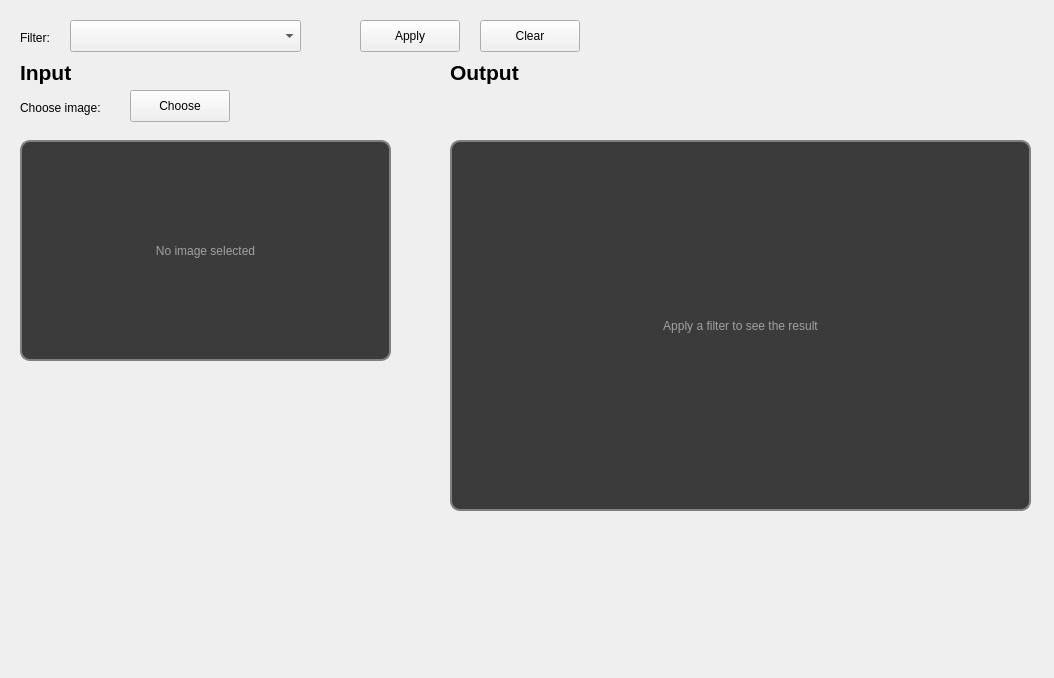
<?xml version="1.0" encoding="UTF-8"?>
<ui version="4.0">
 <class>MainWindow</class>
 <widget class="QMainWindow" name="MainWindow">
  <property name="geometry">
   <rect>
    <x>0</x>
    <y>0</y>
    <width>1054</width>
    <height>678</height>
   </rect>
  </property>
  <property name="windowTitle">
   <string>Image Processing Project</string>
  </property>
  <widget class="QWidget" name="centralWidget">
   <widget class="QPushButton" name="applyPushButton">
    <property name="geometry">
     <rect>
      <x>360</x>
      <y>20</y>
      <width>100</width>
      <height>32</height>
     </rect>
    </property>
    <property name="text">
     <string>Apply</string>
    </property>
   </widget>
   <widget class="QLabel" name="filterLabel">
    <property name="geometry">
     <rect>
      <x>20</x>
      <y>30</y>
      <width>58</width>
      <height>16</height>
     </rect>
    </property>
    <property name="text">
     <string>Filter:</string>
    </property>
   </widget>
   <widget class="QComboBox" name="filterComboBox">
    <property name="enabled">
     <bool>true</bool>
    </property>
    <property name="geometry">
     <rect>
      <x>70</x>
      <y>20</y>
      <width>231</width>
      <height>32</height>
     </rect>
    </property>
    <property name="editable">
     <bool>false</bool>
    </property>
    <property name="currentText">
     <string/>
    </property>
    <property name="currentIndex">
     <number>-1</number>
    </property>
    <property name="placeholderText">
     <string>Select a filter</string>
    </property>
    <item>
     <property name="text">
      <string>Direct Mapping 0-order</string>
     </property>
    </item>
    <item>
     <property name="text">
      <string>Direct Mapping 1-Order</string>
     </property>
    </item>
    <item>
     <property name="text">
      <string>Reverse Mapping 0-Order</string>
     </property>
    </item>
    <item>
     <property name="text">
      <string>Convert to gray</string>
     </property>
    </item>
    <item>
     <property name="text">
      <string>Draw the histogram</string>
     </property>
    </item>
    <item>
     <property name="text">
      <string>Contrast Adjustment</string>
     </property>
    </item>
    <item>
     <property name="text">
      <string>Brightness Adjustment</string>
     </property>
    </item>
    <item>
     <property name="text">
      <string>Power Law</string>
     </property>
    </item>
    <item>
     <property name="text">
      <string>Histogram Equalization</string>
     </property>
    </item>
    <item>
     <property name="text">
      <string>Histogram Matching</string>
     </property>
    </item>
    <item>
     <property name="text">
      <string>Add two images</string>
     </property>
    </item>
    <item>
     <property name="text">
      <string>Subtract two images</string>
     </property>
    </item>
    <item>
     <property name="text">
      <string>Image negatives</string>
     </property>
    </item>
    <item>
     <property name="text">
      <string>Quantization</string>
     </property>
    </item>
    <item>
     <property name="text">
      <string>Average Filter</string>
     </property>
    </item>
    <item>
     <property name="text">
      <string>Weighted (Gaussian) Filter</string>
     </property>
    </item>
    <item>
     <property name="text">
      <string>Sharpening Filter</string>
     </property>
    </item>
    <item>
     <property name="text">
      <string>Edge Detection Filter</string>
     </property>
    </item>
    <item>
     <property name="text">
      <string>Unsharpened Filter</string>
     </property>
    </item>
    <item>
     <property name="text">
      <string>Ideal low pass filter</string>
     </property>
    </item>
    <item>
     <property name="text">
      <string>Ideal high pass filter</string>
     </property>
    </item>
    <item>
     <property name="text">
      <string>Butterworth low pass filter</string>
     </property>
    </item>
    <item>
     <property name="text">
      <string>Butterworth high pass filter</string>
     </property>
    </item>
    <item>
     <property name="text">
      <string>Gaussian low pass filter</string>
     </property>
    </item>
    <item>
     <property name="text">
      <string>Gaussian high pass filter</string>
     </property>
    </item>
   </widget>
   <widget class="QPushButton" name="clearPushButton">
    <property name="geometry">
     <rect>
      <x>480</x>
      <y>20</y>
      <width>100</width>
      <height>32</height>
     </rect>
    </property>
    <property name="text">
     <string>Clear</string>
    </property>
   </widget>
   <widget class="QStackedWidget" name="inputStackedWidget">
    <property name="geometry">
     <rect>
      <x>10</x>
      <y>90</y>
      <width>391</width>
      <height>581</height>
     </rect>
    </property>
    <property name="autoFillBackground">
     <bool>false</bool>
    </property>
    <property name="styleSheet">
     <string notr="true">color=rgb(107, 255, 229)</string>
    </property>
    <property name="currentIndex">
     <number>0</number>
    </property>
    <widget class="QWidget" name="oneImagePage">
     <widget class="QLabel" name="imageLabel">
      <property name="geometry">
       <rect>
        <x>10</x>
        <y>50</y>
        <width>371</width>
        <height>221</height>
       </rect>
      </property>
      <property name="styleSheet">
       <string notr="true">border: 2px solid gray;
border-radius: 10px;
background-color: rgb(59, 59, 59);
color: rgb(161, 161, 161)</string>
      </property>
      <property name="frameShape">
       <enum>QFrame::NoFrame</enum>
      </property>
      <property name="frameShadow">
       <enum>QFrame::Plain</enum>
      </property>
      <property name="text">
       <string>No image selected</string>
      </property>
      <property name="scaledContents">
       <bool>true</bool>
      </property>
      <property name="alignment">
       <set>Qt::AlignCenter</set>
      </property>
     </widget>
     <widget class="QPushButton" name="chooseButton">
      <property name="geometry">
       <rect>
        <x>120</x>
        <y>0</y>
        <width>100</width>
        <height>32</height>
       </rect>
      </property>
      <property name="text">
       <string>Choose</string>
      </property>
     </widget>
     <widget class="QLabel" name="chooseLabel">
      <property name="geometry">
       <rect>
        <x>10</x>
        <y>10</y>
        <width>91</width>
        <height>16</height>
       </rect>
      </property>
      <property name="text">
       <string>Choose image:</string>
      </property>
     </widget>
    </widget>
    <widget class="QWidget" name="twoImagesPage">
     <widget class="QPushButton" name="chooseFirstButton">
      <property name="geometry">
       <rect>
        <x>170</x>
        <y>0</y>
        <width>100</width>
        <height>32</height>
       </rect>
      </property>
      <property name="text">
       <string>Choose</string>
      </property>
     </widget>
     <widget class="QLabel" name="chooseFirstLabel">
      <property name="geometry">
       <rect>
        <x>10</x>
        <y>10</y>
        <width>121</width>
        <height>16</height>
       </rect>
      </property>
      <property name="text">
       <string>Choose first image:</string>
      </property>
     </widget>
     <widget class="QLabel" name="firstImageLabel">
      <property name="geometry">
       <rect>
        <x>10</x>
        <y>50</y>
        <width>371</width>
        <height>221</height>
       </rect>
      </property>
      <property name="styleSheet">
       <string notr="true">border: 2px solid gray;
border-radius: 10px;
background-color: rgb(59, 59, 59);
color: rgb(161, 161, 161)</string>
      </property>
      <property name="frameShape">
       <enum>QFrame::NoFrame</enum>
      </property>
      <property name="frameShadow">
       <enum>QFrame::Plain</enum>
      </property>
      <property name="text">
       <string>No image selected</string>
      </property>
      <property name="scaledContents">
       <bool>true</bool>
      </property>
      <property name="alignment">
       <set>Qt::AlignCenter</set>
      </property>
     </widget>
     <widget class="QPushButton" name="chooseSecondButton">
      <property name="geometry">
       <rect>
        <x>170</x>
        <y>290</y>
        <width>100</width>
        <height>32</height>
       </rect>
      </property>
      <property name="text">
       <string>Choose</string>
      </property>
     </widget>
     <widget class="QLabel" name="chooseSecondLabel">
      <property name="geometry">
       <rect>
        <x>10</x>
        <y>300</y>
        <width>141</width>
        <height>16</height>
       </rect>
      </property>
      <property name="text">
       <string>Choose second image:</string>
      </property>
     </widget>
     <widget class="QLabel" name="secondImageLabel">
      <property name="geometry">
       <rect>
        <x>10</x>
        <y>340</y>
        <width>371</width>
        <height>221</height>
       </rect>
      </property>
      <property name="styleSheet">
       <string notr="true">border: 2px solid gray;
border-radius: 10px;
background-color: rgb(59, 59, 59);
color: rgb(161, 161, 161)</string>
      </property>
      <property name="frameShape">
       <enum>QFrame::NoFrame</enum>
      </property>
      <property name="frameShadow">
       <enum>QFrame::Plain</enum>
      </property>
      <property name="text">
       <string>No image selected</string>
      </property>
      <property name="scaledContents">
       <bool>true</bool>
      </property>
      <property name="alignment">
       <set>Qt::AlignCenter</set>
      </property>
     </widget>
    </widget>
   </widget>
   <widget class="QLabel" name="inputLabel">
    <property name="geometry">
     <rect>
      <x>20</x>
      <y>60</y>
      <width>61</width>
      <height>31</height>
     </rect>
    </property>
    <property name="styleSheet">
     <string notr="true">font-size: 16pt;
font-weight: bold;</string>
    </property>
    <property name="text">
     <string>Input</string>
    </property>
    <property name="alignment">
     <set>Qt::AlignLeading|Qt::AlignLeft|Qt::AlignTop</set>
    </property>
   </widget>
   <widget class="QLabel" name="outputLabel">
    <property name="geometry">
     <rect>
      <x>450</x>
      <y>60</y>
      <width>91</width>
      <height>31</height>
     </rect>
    </property>
    <property name="styleSheet">
     <string notr="true">font-size: 16pt;
font-weight: bold;</string>
    </property>
    <property name="text">
     <string>Output</string>
    </property>
    <property name="alignment">
     <set>Qt::AlignLeading|Qt::AlignLeft|Qt::AlignTop</set>
    </property>
   </widget>
   <widget class="QLabel" name="outputImageLabel">
    <property name="geometry">
     <rect>
      <x>450</x>
      <y>140</y>
      <width>581</width>
      <height>371</height>
     </rect>
    </property>
    <property name="styleSheet">
     <string notr="true">border: 2px solid gray;
border-radius: 10px;
background-color: rgb(59, 59, 59);
color: rgb(161, 161, 161)</string>
    </property>
    <property name="frameShape">
     <enum>QFrame::NoFrame</enum>
    </property>
    <property name="frameShadow">
     <enum>QFrame::Plain</enum>
    </property>
    <property name="text">
     <string>Apply a filter to see the result</string>
    </property>
    <property name="scaledContents">
     <bool>true</bool>
    </property>
    <property name="alignment">
     <set>Qt::AlignCenter</set>
    </property>
   </widget>
  </widget>
 </widget>
 <resources/>
 <connections/>
</ui>
